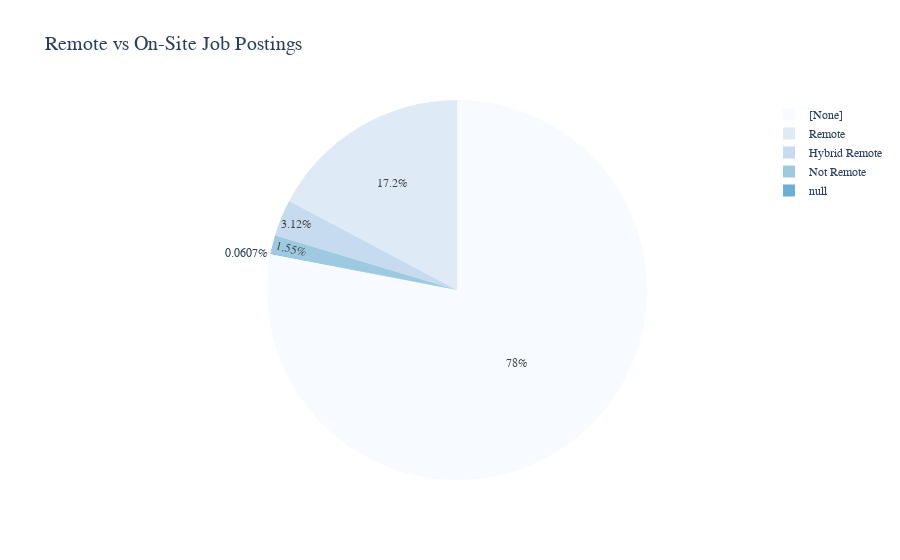

Source (notebook cell):
### Markdown cell above
# Remote vs On-Site Job Postings
- Compare the proportion of remote and on-site job postings.
- **Aggregate Data**
  - Count job postings by **remote type (`REMOTE_TYPE_NAME`)**.
- **Visualize results**
  - Create a **pie chart** where:
    - **Labels** = `REMOTE_TYPE_NAME`
    - **Values** = `Job Count`
  - Apply custom colors and font styles.
- **Explanation:** Write two sentences about what the graph reveals.

### Code cell
# Your code for 5th question here
remotetype = spark.sql("""
    SELECT REMOTE_TYPE_NAME, COUNT(*) AS remotetype
    FROM jobs
    GROUP BY REMOTE_TYPE_NAME
    ORDER BY remotetype DESC
""")

pdf5 = remotetype.toPandas()

fig5 = px.pie(pdf5, names="REMOTE_TYPE_NAME", values="remotetype", title="Remote vs On-Site Job Postings", color_discrete_sequence=px.colors.sequential.Blues)

fig5.update_layout(font_family="Cambria", title_font_size=20)

fig5.show()

### Figure 1 — Plotly figure (JSON) as saved in the notebook; plotly's stock layout.template omitted (floating-point values rounded to 4 significant figures)
{"data": [{"domain": {"x": [0, 1], "y": [0, 1]}, "hovertemplate": "REMOTE_TYPE_NAME=%{label}<br>remotetype=%{value}<extra></extra>", "labels": ["[None]", "Remote", "Hybrid Remote", "Not Remote", null], "legendgroup": "", "name": "", "showlegend": true, "type": "pie", "values": [56570, 12497, 2260, 1127, 44]}], "layout": {"font": {"family": "Cambria"}, "legend": {"tracegroupgap": 0}, "piecolorway": ["rgb(247,251,255)", "rgb(222,235,247)", "rgb(198,219,239)", "rgb(158,202,225)", "rgb(107,174,214)", "rgb(66,146,198)", "rgb(33,113,181)", "rgb(8,81,156)", "rgb(8,48,107)"], "title": {"font": {"size": 20}, "text": "Remote vs On-Site Job Postings"}}}
